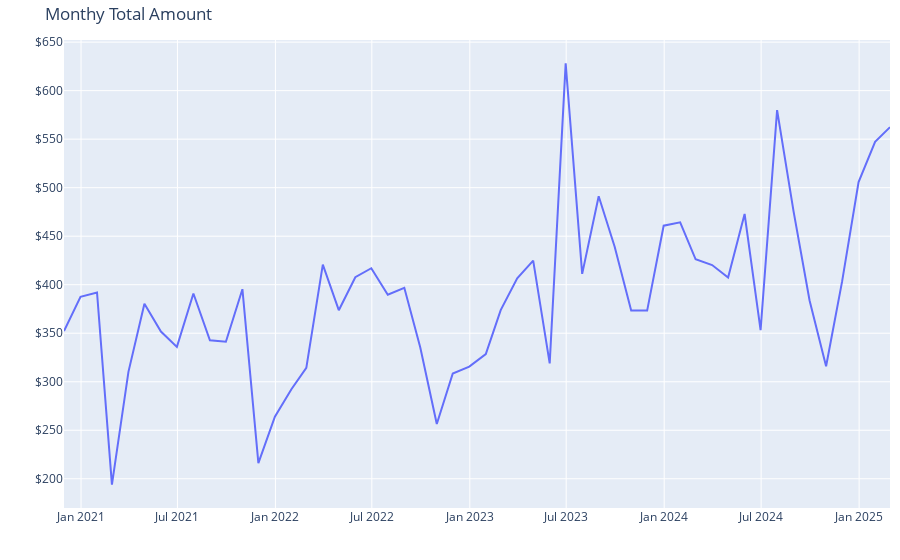

This figure's notebook cell:
### Markdown cell above
<hr>

### Code cell
# line plot
fig = px.line(
    monthly_amount,
    x="Date",
    y="Amount",
    title="Monthy Total Amount",
    labels={"Date": "Month and Year", "Amount": "Amount ($)"},
)

# format y-axis to show currency
fig.update_traces(hovertemplate="Month and Year: %{x}<br>Amount: $%{y:.2f}")

# format for mobile
fig.update_layout(
    xaxis=dict(title=""),
    yaxis=dict(
        title="",
        tickprefix="$",
    ),
    margin=dict(
        t=40,
        b=30,
        l=10,
        r=10,
    ),
    legend=dict(
        orientation="h",
        x=0.5,
        xanchor="center",
        y=-0.2,
    ),
)

fig.show()

### Figure 1 — Plotly figure (JSON) as saved in the notebook; plotly's stock layout.template omitted (floating-point values rounded to 4 significant figures)
{"data": [{"hovertemplate": "Month and Year: %{x}<br>Amount: $%{y:.2f}", "legendgroup": "", "line": {"color": "#636efa", "dash": "solid"}, "marker": {"symbol": "circle"}, "mode": "lines", "name": "", "orientation": "v", "showlegend": false, "type": "scatter", "x": ["2020-11-30T00:00:00", "2020-12-31T00:00:00", "2021-01-31T00:00:00", "2021-02-28T00:00:00", "2021-03-31T00:00:00", "2021-04-30T00:00:00", "2021-05-31T00:00:00", "2021-06-30T00:00:00", "2021-07-31T00:00:00", "2021-08-31T00:00:00", "2021-09-30T00:00:00", "2021-10-31T00:00:00", "2021-11-30T00:00:00", "2021-12-31T00:00:00", "2022-01-31T00:00:00", "2022-02-28T00:00:00", "2022-03-31T00:00:00", "2022-04-30T00:00:00", "2022-05-31T00:00:00", "2022-06-30T00:00:00", "2022-07-31T00:00:00", "2022-08-31T00:00:00", "2022-09-30T00:00:00", "2022-10-31T00:00:00", "2022-11-30T00:00:00", "2022-12-31T00:00:00", "2023-01-31T00:00:00", "2023-02-28T00:00:00", "2023-03-31T00:00:00", "2023-04-30T00:00:00", "2023-05-31T00:00:00", "2023-06-30T00:00:00", "2023-07-31T00:00:00", "2023-08-31T00:00:00", "2023-09-30T00:00:00", "2023-10-31T00:00:00", "2023-11-30T00:00:00", "2023-12-31T00:00:00", "2024-01-31T00:00:00", "2024-02-29T00:00:00", "2024-03-31T00:00:00", "2024-04-30T00:00:00", "2024-05-31T00:00:00", "2024-06-30T00:00:00", "2024-07-31T00:00:00", "2024-08-31T00:00:00", "2024-09-30T00:00:00", "2024-10-31T00:00:00", "2024-11-30T00:00:00", "2024-12-31T00:00:00", "2025-01-31T00:00:00", "2025-02-28T00:00:00"], "xaxis": "x", "y": [352.3, 387.5, 392, 194, 310.2, 380.5, 351.7, 335.9, 390.9, 342.8, 341.2, 395.4, 216.2, 264.0, 292.2, 314.3, 420.7, 373.7, 407.7, 417.0, 389.7, 396.8, 335.2, 256.5, 308.5, 315.6, 328.5, 373.9, 406.6, 424.8, 318.9, 628.1, 411.2, 491.2, 439.1, 373.5, 373.3, 460.8, 464.3, 426.2, 420.2, 407.3, 472.9, 353.2, 579.9, 475.4, 383.7, 315.9, 403.1, 505.8, 547.2, 562.4], "yaxis": "y"}], "layout": {"legend": {"orientation": "h", "tracegroupgap": 0, "x": 0.5, "xanchor": "center", "y": -0.2}, "margin": {"b": 30, "l": 10, "r": 10, "t": 40}, "title": {"text": "Monthy Total Amount"}, "xaxis": {"anchor": "y", "domain": [0, 1], "title": {"text": ""}}, "yaxis": {"anchor": "x", "domain": [0, 1], "tickprefix": "$", "title": {"text": ""}}}}
